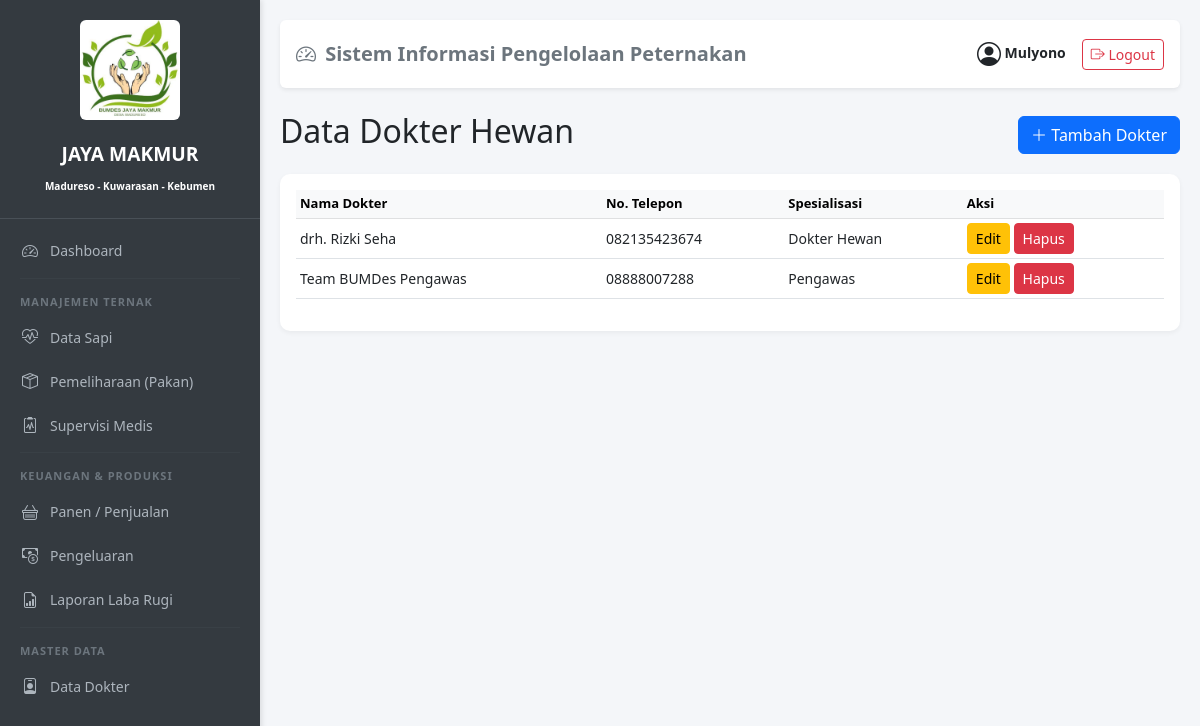
Screenshot of /dokter/ (signed in) with the database file from the repository.
### peternakan/models.py (models this page shows, shortened)
class Dokter(models.Model):
    nama = models.CharField(max_length=100, verbose_name="Nama Dokter Hewan")
    no_telepon = models.CharField(max_length=15)
    alamat = models.TextField(blank=True, null=True)
    spesialisasi = models.CharField(max_length=100, blank=True, null=True)

### peternakan/views.py (the view)
# urls.py: path('dokter/', views.DokterListView.as_view(), name='dokter_list'),
class DokterListView(LoginRequiredMixin, ListView):
    model = Dokter
    template_name = 'peternakan/dokter/list.html'
    context_object_name = 'data'
    login_url = '/login/'

### peternakan/templates/peternakan/dokter/list.html
{% extends 'base.html' %}
{% block content %}
<div class="d-flex justify-content-between align-items-center mb-3">
    <h2>Data Dokter Hewan</h2>
    <a href="{% url 'peternakan:dokter_tambah' %}" class="btn btn-primary"><i class="bi bi-plus-lg"></i> Tambah Dokter</a>
</div>
<div class="card p-3">
    <table class="table table-hover table-sm">
        <thead class="table-light">
            <tr>
                <th>Nama Dokter</th>
                <th>No. Telepon</th>
                <th>Spesialisasi</th>
                <th>Aksi</th>
            </tr>
        </thead>
        <tbody>
            {% for d in data %}
            <tr>
                <td>{{ d.nama }}</td>
                <td>{{ d.no_telepon }}</td>
                <td>{{ d.spesialisasi|default:"-" }}</td>
                <td>
                    <a href="{% url 'peternakan:dokter_edit' d.pk %}" class="btn btn-sm btn-warning">Edit</a>
                    <a href="{% url 'peternakan:dokter_hapus' d.pk %}" class="btn btn-sm btn-danger">Hapus</a>
                </td>
            </tr>
            {% empty %}
            <tr><td colspan="4" class="text-center text-muted">Belum ada data dokter.</td></tr>
            {% endfor %}
        </tbody>
    </table>
</div>
{% endblock %}

### peternakan/templates/base.html (shortened to what this page needs)
<!DOCTYPE html>
<html lang="id">
<head>
    <link href="https://cdn.jsdelivr.net/npm/bootstrap@5.3.0/dist/css/bootstrap.min.css" rel="stylesheet">
    <link rel="stylesheet" href="https://cdn.jsdelivr.net/npm/bootstrap-icons@1.10.0/font/bootstrap-icons.css">
</head>
<body>
    <div class="sidebar">
        <div class="brand text-center">
            <img src="/media/images/logo.jpeg" class="img-fluid rounded mb-3" style="max-height: 100px; object-fit:cover;">
            <div class="fw-bold mt-1" >JAYA MAKMUR</div>
            <small class="fw-bold mt-4" style="font-size: 10px;">Madureso - Kuwarasan - Kebumen</small>
        </div>
        <a href="{% url 'peternakan:dashboard' %}">
            <i class="bi bi-speedometer2"></i> Dashboard
        </a>
        <hr>
        <div class="menu-title">Manajemen Ternak</div>
        <a href="{% url 'peternakan:sapi_list' %}">
            <i class="bi bi-heart-pulse"></i> Data Sapi
        </a>
        <a href="{% url 'peternakan:pemeliharaan_list' %}">
            <i class="bi bi-box-seam"></i> Pemeliharaan (Pakan)
        </a>
        <a href="{% url 'peternakan:supervisi_list' %}">
            <i class="bi bi-clipboard2-pulse"></i> Supervisi Medis
        </a>
        <hr>
        <div class="menu-title">Keuangan & Produksi</div>
        <a href="{% url 'peternakan:panen_list' %}">
            <i class="bi bi-basket"></i> Panen / Penjualan
        </a>
        <a href="{% url 'peternakan:pengeluaran_list' %}">
            <i class="bi bi-cash-coin"></i> Pengeluaran
        </a>
        <a href="{% url 'peternakan:laporan' %}">
            <i class="bi bi-file-earmark-bar-graph"></i> Laporan Laba Rugi
        </a>
        <hr>
        <div class="menu-title">Master Data</div>
        <a href="{% url 'peternakan:dokter_list' %}">
            <i class="bi bi-person-badge"></i> Data Dokter
        </a>
    </div>
    <div class="content">
        <div class="d-flex justify-content-between align-items-center mb-4 p-3 bg-white rounded shadow-sm">
            <h5 class="mb-0 text-secondary fw-bold">
                <i class="bi bi-speedometer2 me-1"></i> Sistem Informasi Pengelolaan Peternakan
            </h5>
            <div class="d-flex align-items-center gap-3">
                <span class="text-dark small fw-semibold">
                    <i class="bi bi-person-circle fs-4 align-middle"></i>
                    {{ user.username|title }}
                </span>
                <a href="{% url 'peternakan:logout' %}" class="btn btn-sm btn-outline-danger">
                    <i class="bi bi-box-arrow-right"></i> Logout
                </a>
            </div>
        </div>
        {% block content %}
        {% endblock %}
    </div>
</body>
</html>

### peternakan/templates/base.html (style rules this page uses)
body { display: flex; min-height: 100vh; margin: 0; background-color: #f4f6f9; }
.sidebar { width: 260px; background: #343a40; color: white; padding-top: 20px; flex-shrink: 0; box-shadow: 2px 0 5px rgba(0,0,0,0.1); }
.sidebar .brand { font-size: 1.2rem; padding: 0 20px 20px 20px; border-bottom: 1px solid #495057; margin-bottom: 10px; }
.sidebar a { color: #adb5bd; text-decoration: none; display: flex; align-items: center; padding: 10px 20px; font-size: 14px; transition: 0.3s; }
.sidebar a i { margin-right: 10px; font-size: 16px; width: 20px; text-align: center; }
.sidebar .menu-title { padding: 10px 20px 5px 20px; font-size: 11px; text-transform: uppercase; letter-spacing: 1px; color: #6c757d; font-weight: bold; }
.sidebar hr { border-color: #495057; margin: 5px 20px; }
.content { flex-grow: 1; padding: 20px; overflow-y: auto; width: calc(100% - 260px); }
.table th { font-size: 13px; white-space: nowrap; }
.table td { font-size: 14px; vertical-align: middle; }
.card { border: none; border-radius: 10px; box-shadow: 0 2px 5px rgba(0,0,0,0.05); }

### rows the page displays
Dokter: nama "drh. Rizki Seha", no_telepon "082135423674", spesialisasi "Dokter Hewan"
Dokter: nama "Team BUMDes Pengawas", no_telepon "08888007288", spesialisasi "Pengawas"

### other values shown
{{ user.username|title }} "Mulyono"
